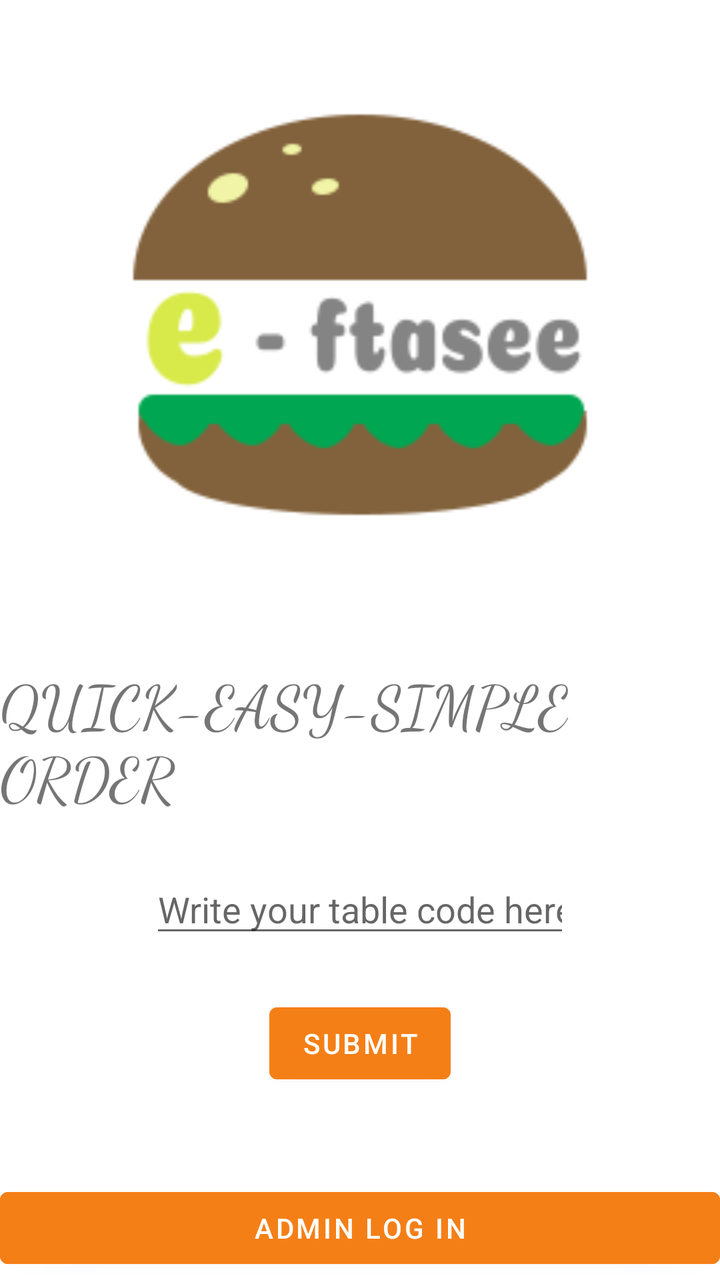
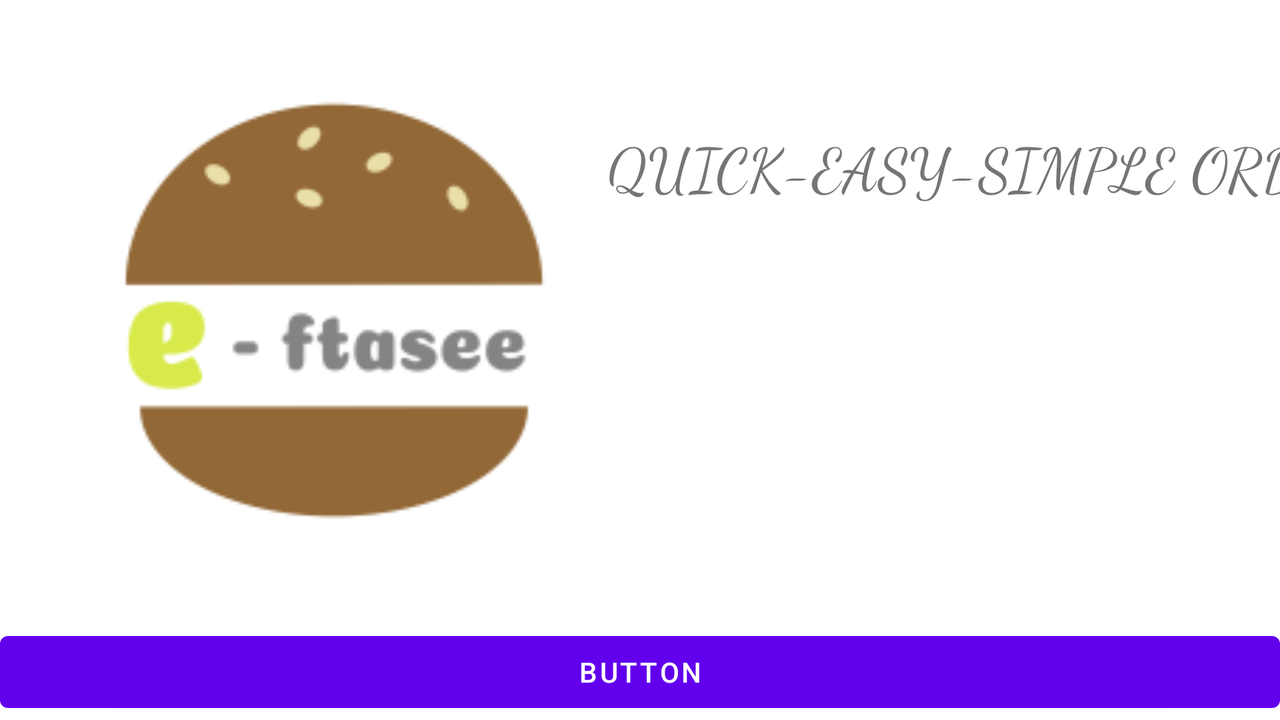

Compare how this app lays out the same screen by default and in its alternative resource folder. The renders come first, then the two layout files and the values they reference.
<!-- AndroidManifest.xml: application theme Theme.Eftasee -->
<!-- res/layout/table_layout.xml -->
<?xml version="1.0" encoding="utf-8"?>
<androidx.constraintlayout.widget.ConstraintLayout xmlns:android="http://schemas.android.com/apk/res/android"
    xmlns:app="http://schemas.android.com/apk/res-auto"
    xmlns:tools="http://schemas.android.com/tools"
    android:layout_width="match_parent"
    android:layout_height="match_parent">

    <TextView
        android:id="@+id/textView"
        android:layout_width="wrap_content"
        android:layout_height="wrap_content"
        android:layout_marginTop="40dp"
        android:layout_marginBottom="60dp"
        android:background="#00F9A825"
        android:fontFamily="cursive"
        android:text="@string/fast"
        android:textSize="30sp"
        app:layout_constraintBottom_toTopOf="@+id/editTextNumberDecimal"
        app:layout_constraintEnd_toEndOf="parent"
        app:layout_constraintHorizontal_bias="0.5"
        app:layout_constraintStart_toStartOf="parent"
        app:layout_constraintTop_toBottomOf="@+id/imageView4" />

    <Button
        android:id="@+id/button"
        android:layout_width="wrap_content"
        android:layout_height="wrap_content"
        android:layout_marginStart="1dp"
        android:layout_marginTop="24dp"
        android:layout_marginEnd="1dp"
        android:backgroundTint="#F57F17"
        android:text="@string/submit"
        app:layout_constraintEnd_toEndOf="parent"
        app:layout_constraintHorizontal_bias="0.5"
        app:layout_constraintStart_toStartOf="parent"
        app:layout_constraintTop_toBottomOf="@+id/editTextNumberDecimal" />

    <EditText
        android:id="@+id/editTextNumberDecimal"
        android:layout_width="wrap_content"
        android:layout_height="wrap_content"
        android:layout_marginTop="24dp"
        android:ems="10"
        android:hint="@string/hint_table_code"
        android:inputType="numberDecimal"
        app:layout_constraintEnd_toEndOf="parent"
        app:layout_constraintHorizontal_bias="0.5"
        app:layout_constraintStart_toStartOf="parent"
        app:layout_constraintTop_toBottomOf="@+id/textView" />

    <ImageView
        android:id="@+id/imageView4"
        android:layout_width="wrap_content"
        android:layout_height="wrap_content"
        android:layout_marginTop="24dp"
        android:contentDescription="@string/logo"
        app:layout_constraintEnd_toEndOf="parent"
        app:layout_constraintHorizontal_bias="0.5"
        app:layout_constraintStart_toStartOf="parent"
        app:layout_constraintTop_toTopOf="parent"
        app:srcCompat="@drawable/eftasee" />

    <Button
        android:id="@+id/button3"
        android:layout_width="match_parent"
        android:layout_height="wrap_content"
        android:layout_marginBottom="2dp"
        android:backgroundTint="#F57F17"
        android:text="@string/owner"
        app:layout_constraintBottom_toBottomOf="parent"
        app:layout_constraintEnd_toEndOf="parent"
        app:layout_constraintHorizontal_bias="0.0"
        app:layout_constraintStart_toStartOf="parent" />

</androidx.constraintlayout.widget.ConstraintLayout>
<!-- resources referenced by this layout -->
<resources>
  <!-- drawable eftasee: png bitmap (drawable-hdpi, 39828 bytes) -->
  <string name="fast">QUICK-EASY-SIMPLE ORDER</string>
  <string name="hint_table_code">Write your table code here   </string>
  <string name="logo">eftasee logo</string>
  <string name="owner">Admin Log In</string>
  <string name="submit">Submit</string>
  <style name="Theme.Eftasee" parent="Theme.MaterialComponents.DayNight.NoActionBar">
          
          <item name="colorPrimary">@color/purple_500</item>
          <item name="colorPrimaryVariant">@color/purple_700</item>
          <item name="colorOnPrimary">@color/white</item>
          
          <item name="colorSecondary">@color/teal_200</item>
          <item name="colorSecondaryVariant">@color/teal_700</item>
          <item name="colorOnSecondary">@color/black</item>
          
          <item name="android:statusBarColor" tools:targetApi="l">?attr/colorPrimaryVariant</item>
          
      </style>
</resources>
<!-- res/layout-land/table_layout.xml (the repository's variant of the layout above) -->
<!-- drawn on the phone turned sideways -->
<?xml version="1.0" encoding="utf-8"?>
<androidx.constraintlayout.widget.ConstraintLayout xmlns:android="http://schemas.android.com/apk/res/android"
    xmlns:app="http://schemas.android.com/apk/res-auto"
    xmlns:tools="http://schemas.android.com/tools"
    android:layout_width="match_parent"
    android:layout_height="match_parent">

    <TextView
        android:id="@+id/textView"
        android:layout_width="wrap_content"
        android:layout_height="wrap_content"
        android:layout_marginStart="13dp"
        android:layout_marginTop="62dp"
        android:background="#00F9A825"
        android:fontFamily="cursive"
        android:text="@string/fast"
        android:textSize="30sp"
        app:layout_constraintEnd_toEndOf="parent"
        app:layout_constraintStart_toEndOf="@+id/imageView4"
        app:layout_constraintTop_toTopOf="parent" />

    <Button
        android:id="@+id/button"
        android:layout_width="wrap_content"
        android:layout_height="wrap_content"
        android:layout_marginStart="37dp"
        android:layout_marginTop="56dp"
        android:layout_marginEnd="32dp"
        android:layout_marginBottom="160dp"
        android:text="@string/submit"
        app:layout_constraintBottom_toTopOf="@+id/button3"
        app:layout_constraintEnd_toEndOf="parent"
        app:layout_constraintStart_toEndOf="@+id/editTextNumberDecimal"
        app:layout_constraintTop_toBottomOf="@+id/textView" />

    <Button
        android:id="@+id/button3"
        android:layout_width="match_parent"
        android:layout_height="wrap_content"
        android:text="Button"
        app:layout_constraintBottom_toBottomOf="parent"
        app:layout_constraintEnd_toEndOf="parent"
        app:layout_constraintHorizontal_bias="0.499"
        app:layout_constraintStart_toStartOf="parent" />

    <EditText
        android:id="@+id/editTextNumberDecimal"
        android:layout_width="wrap_content"
        android:layout_height="wrap_content"
        android:layout_marginStart="40dp"
        android:layout_marginTop="59dp"
        android:layout_marginBottom="160dp"
        android:ems="10"
        android:hint="@string/hint_table_code"
        android:inputType="numberDecimal"
        app:layout_constraintBottom_toTopOf="@+id/button3"
        app:layout_constraintStart_toEndOf="@+id/imageView4"
        app:layout_constraintTop_toBottomOf="@+id/textView" />

    <ImageView
        android:id="@+id/imageView4"
        android:layout_width="334dp"
        android:layout_height="281dp"
        android:layout_marginTop="40dp"
        android:layout_marginBottom="42dp"
        android:contentDescription="@string/logo"
        app:layout_constraintBottom_toTopOf="@+id/button3"
        app:layout_constraintStart_toStartOf="parent"
        app:layout_constraintTop_toTopOf="parent"
        app:srcCompat="@drawable/eftasee_logo" />

</androidx.constraintlayout.widget.ConstraintLayout>
<!-- resources referenced by the variant -->
<!-- as the phone turned sideways resolves them -->
<resources>
  <!-- drawable eftasee_logo: png bitmap (drawable-mdpi, 7691 bytes) -->
  <string name="fast">QUICK-EASY-SIMPLE ORDER</string>
  <string name="hint_table_code">Write your table code here   </string>
  <string name="logo">eftasee logo</string>
  <string name="submit">Submit</string>
  <style name="Theme.Eftasee" parent="Theme.MaterialComponents.DayNight.NoActionBar">
          
          <item name="colorPrimary">@color/purple_500</item>
          <item name="colorPrimaryVariant">@color/purple_700</item>
          <item name="colorOnPrimary">@color/white</item>
          
          <item name="colorSecondary">@color/teal_200</item>
          <item name="colorSecondaryVariant">@color/teal_700</item>
          <item name="colorOnSecondary">@color/black</item>
          
          <item name="android:statusBarColor" tools:targetApi="l">?attr/colorPrimaryVariant</item>
          
      </style>
</resources>
